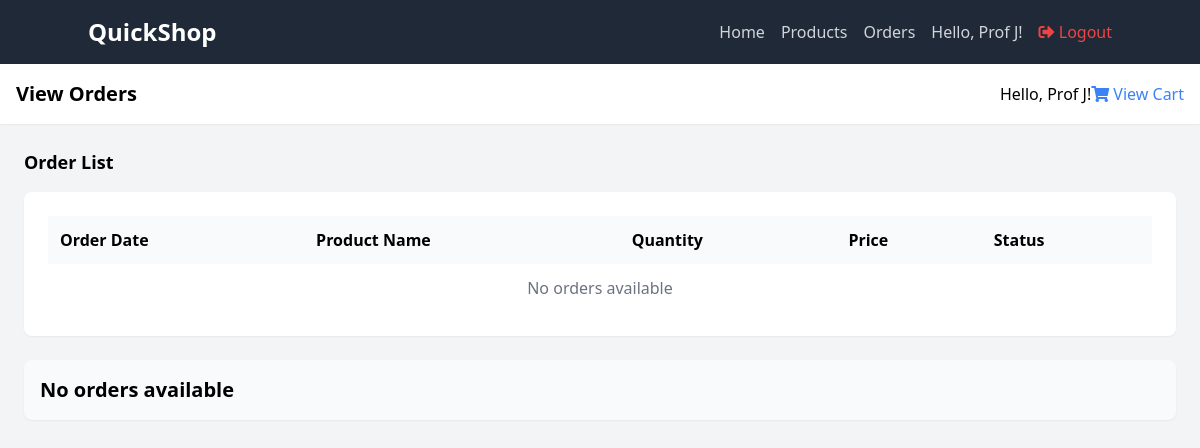
Before: /view/view_orders.php (signed in) with the older database file.
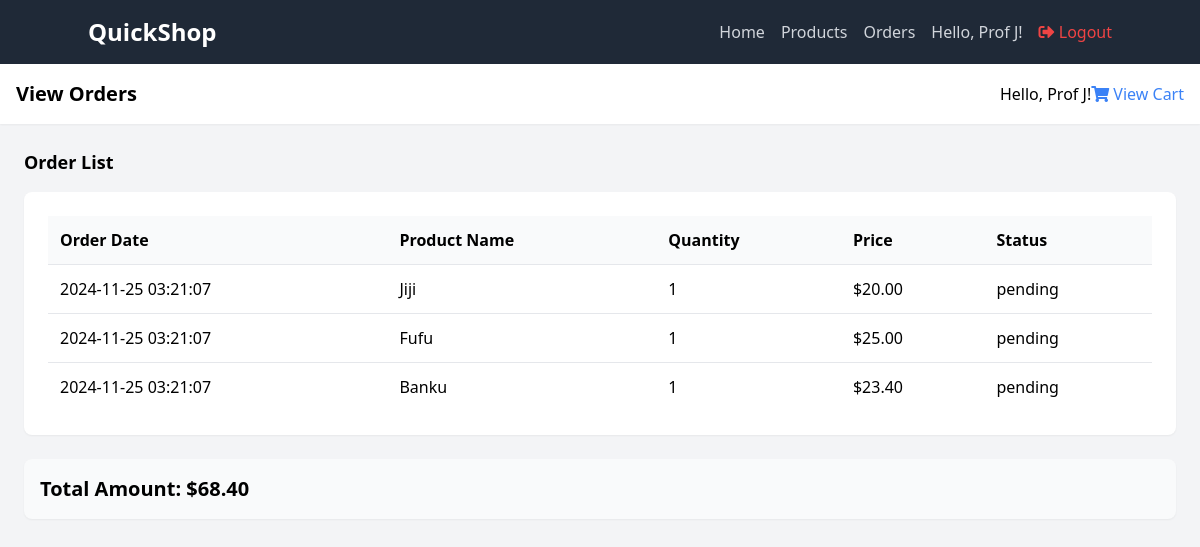
After: the same page with the newer database file.
### tables this page shows
CREATE TABLE `order_details` (
  `order_detail_id` int(11) NOT NULL,
  `order_id` int(11) NOT NULL,
  `product_id` int(11) NOT NULL,
  `qty` int(11) NOT NULL,
  `price` decimal(10,2) NOT NULL
);

CREATE TABLE `orders` (
  `order_id` int(11) NOT NULL,
  `user_id` int(11) NOT NULL,
  `date` datetime NOT NULL DEFAULT current_timestamp(),
  `total_amount` decimal(10,2) NOT NULL,
  `status` enum('pending','completed','collected','cancelled') NOT NULL DEFAULT 'pending'
);

CREATE TABLE `products` (
  `product_id` int(11) NOT NULL,
  `pname` varchar(100) NOT NULL,
  `description` text NOT NULL,
  `price` decimal(10,2) NOT NULL,
  `stock_qty` int(11) DEFAULT NULL
);

### controllers/order_controller.php (called while the page is built, shortened)
<?php
require_once("../classes/order_class.php");
function getOrderDetailsController($userID) {
    $order = new Orders();
    return $order->getOrderDetailsByUser($userID);
}
function calculateTotalAmountController($orderID) {
    $order = new Orders();
    $totalAmount = $order->calculateTotalAmount($orderID);
    return ($totalAmount !== false) ? $totalAmount : 0;
}
?>

### classes/order_class.php (called while the page is built, shortened)
<?php
require_once ('../settings/db_class.php');
class Orders extends db_connection
{
    public function getOrderDetailsByUser($userID) {
        $ndb = new db_connection();
        $user_id = mysqli_real_escape_string($ndb->db_conn(), $userID);
        $sql = "SELECT `orders`.`order_id`, `orders`.`date` AS order_date, `orders`.`total_amount`, `orders`.`status` AS order_status,
                       `order_details`.`qty`, `order_details`.`price`, `products`.`pname`
                FROM `order_details`
                JOIN `products` ON `order_details`.`product_id` = `products`.`product_id`
                JOIN `orders` ON `order_details`.`order_id` = `orders`.`order_id`
                WHERE `orders`.`user_id` = '$user_id'
                ORDER BY `orders`.`date` DESC";
        if ($ndb->db_query($sql)) {
            $order_details = $ndb->db_fetch_all();
            return $order_details ? $order_details : [];
        } else {
            error_log("Error retrieving order details: " . mysqli_error($ndb->db_conn()));
            return [];
        }
    }
    public function calculateTotalAmount($orderID) {
        $ndb = new db_connection();
        $order_id = mysqli_real_escape_string($ndb->db_conn(), $orderID);
        $sql = "SELECT SUM(`price` * `qty`) AS total FROM `order_details` WHERE `order_id` = '$order_id'";
        $result = $ndb->db_query($sql);
        if ($result) {
            $row = $ndb->db_fetch_one($sql);
            if ($row && isset($row['total'])) {
                return $row['total'];
            } else {
                return 0;
            }
        } else {
            error_log("Error calculating total amount: " . mysqli_error($ndb->db_conn()));
            return 0;
        }
    }
}
?>

### settings/db_class.php (called while the page is built, shortened)
<?php
if (!class_exists('db_connection')) {
	class db_connection
	{
		public $db = null;
		public $results = null;
		function db_connect()
		{
			$this->db = mysqli_connect(SERVER, USERNAME, PASSWORD, DATABASE);
			if (mysqli_connect_errno()) {
				return false;
			} else {
				return true;
			}
		}
		function db_conn()
		{
			$this->db = mysqli_connect(SERVER, USERNAME, PASSWORD, DATABASE);
			if (mysqli_connect_errno()) {
				return false;
			} else {
				return $this->db;
			}
		}
		function db_query($sqlQuery)
		{
			$this->results = mysqli_query($this->db, $sqlQuery);
			if ($this->results == false) {
				return false;
			} else {
				return true;
			}
		}
		function db_fetch_one($sql)
		{
			if (!$this->db_query($sql)) {
				return false;
			}
			return mysqli_fetch_assoc($this->results);
		}
		function db_fetch_all()
		{
			return mysqli_fetch_all($this->results, MYSQLI_ASSOC);
		}
	}
}
?>

### view/view_orders.php (the view, shortened to what this page needs)
<?php
require_once('../controllers/order_controller.php');
$user_id = $_SESSION['user_id'];
$order_details = getOrderDetailsController($user_id);
$total_amount = 0;
foreach ($order_details as $detail) {
    $order_id = $detail['order_id'];
    $total_amount = calculateTotalAmountController($order_id);
}
?>
<!DOCTYPE html>
<html lang="en">
<head>
    <link href="https://cdn.jsdelivr.net/npm/tailwindcss@2.2.16/dist/tailwind.min.css" rel="stylesheet">
    <link rel="stylesheet" href="https://cdnjs.cloudflare.com/ajax/libs/font-awesome/5.15.3/css/all.min.css">
</head>
<body class="bg-gray-100">
    <nav class="bg-gray-800 p-4 fixed w-full z-10 top-0">
        <div class="container mx-auto flex justify-between items-center">
            <a href="home.php" class="text-white text-2xl font-bold">QuickShop</a>
            <div class="flex items-center space-x-4">
                <a href="home.php" class="text-gray-300 hover:text-white">Home</a>
                <a href="products.php" class="text-gray-300 hover:text-white">Products</a>
                <a href="view_orders.php" class="text-gray-300 hover:text-white">Orders</a>
                <?php if (isset($_SESSION['user_name'])): ?>
                    <span class="text-gray-300">Hello, <?php echo $_SESSION['user_name']; ?>!</span>
                    <a href="../actions/logout_action.php" class="text-red-500 hover:text-red-700">
                        <i class="fas fa-sign-out-alt"></i> Logout
                    </a>
                <?php else: ?>
                    <a href="login_and_register.php" class="text-gray-300 hover:text-white">Login/Register</a>
                <?php endif; ?>
            </div>
        </div>
    </nav>
    <div class="flex pt-16 h-screen">
        <div class="flex-1 overflow-x-hidden overflow-y-auto">
            <header class="bg-white shadow-sm p-4">
                <div class="flex items-center justify-between">
                    <h2 class="text-xl font-semibold">View Orders</h2>
                    <div class="flex items-center">
                        <?php if (isset($_SESSION['user_name'])): ?>
                            <span class="text-black-300">Hello, <?php echo $_SESSION['user_name']; ?>!</span>
                            <a href="cart.php" class="text-blue-500 hover:text-blue-700">
                                <i class="fas fa-shopping-cart"></i> View Cart
                            </a>
                        <?php endif; ?>
                    </div>
                </div>
            </header>
            <main class="p-6">
                <div class="flex justify-between items-center mb-4">
                    <h3 class="text-lg font-semibold">Order List</h3>
                </div>
                <div class="bg-white p-6 rounded-lg shadow-sm">
                    <table class="w-full">
                        <thead>
                            <tr class="bg-gray-50">
                                <th class="p-3 text-left">Order Date</th>
                                <th class="p-3 text-left">Product Name</th>
                                <th class="p-3 text-left">Quantity</th>
                                <th class="p-3 text-left">Price</th>
                                <th class="p-3 text-left">Status</th>
                            </tr>
                        </thead>
                        <tbody>
                            <?php if ($order_details): ?>
                                <?php foreach ($order_details as $detail): ?>
                                    <tr class="border-t">
                                        <td class="p-3"><?php echo $detail['order_date']; ?></td>
                                        <td class="p-3"><?php echo $detail['pname']; ?></td>
                                        <td class="p-3"><?php echo $detail['qty']; ?></td>
                                        <td class="p-3">$<?php echo number_format($detail['price'], 2); ?></td>
                                        <td class="p-3"><?php echo $detail['order_status']; ?></td>
                                    </tr>
                                <?php endforeach; ?>
                            <?php else: ?>
                                <tr>
                                    <td colspan="7" class="p-3 text-center text-gray-500">No orders available</td>
                                </tr>
                            <?php endif; ?>
                        </tbody>
                    </table>
                </div>
                <?php if ($total_amount > 0): ?>
                    <div class="bg-gray-50 p-4 mt-6 rounded-lg shadow-sm">
                        <h4 class="text-xl font-semibold">Total Amount: $<?php echo number_format($total_amount, 2); ?></h4>
                    </div>
                <?php else: ?>
                    <div class="bg-gray-50 p-4 mt-6 rounded-lg shadow-sm">
                        <h4 class="text-xl font-semibold">No orders available</h4>
                    </div>
                <?php endif; ?>
            </main>
        </div>
    </div>
</body>
</html>

Changed rows visible on the page:
added order_details: order.date "2024-11-25 03:21:07", product.pname "Jiji", qty "1", price "20.00", order.status "pending"
added order_details: order.date "2024-11-25 03:21:07", product.pname "Fufu", qty "1", price "25.00", order.status "pending"
added order_details: order.date "2024-11-25 03:21:07", product.pname "Banku", qty "1", price "23.40", order.status "pending"
Other visible differences:
$total_amount: (not shown) → "68.40"
text no longer shown: "No orders available No orders available"
text now shown: "Total Amount: $"
